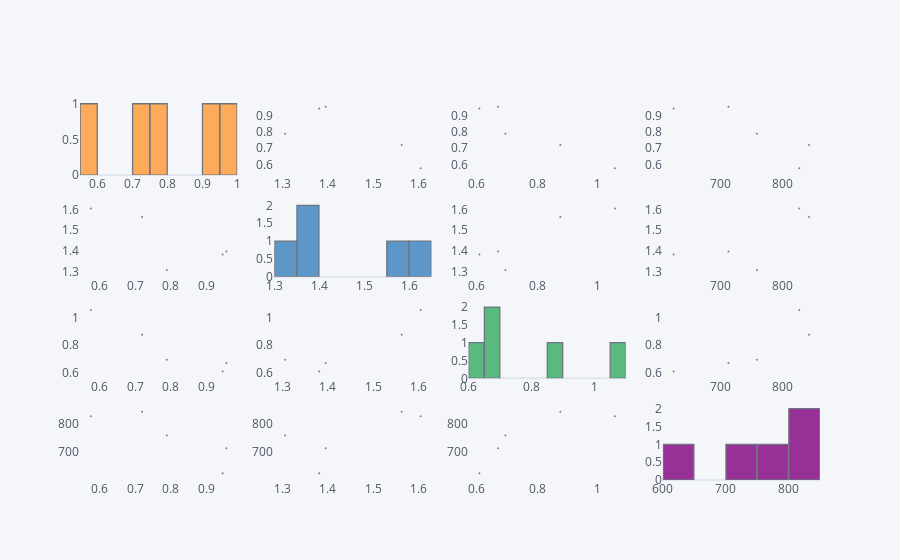

Notebook cell for this chart:
### Code cell
df.scatter_matrix()

### Figure 1 — Plotly figure (JSON) as saved in the notebook; plotly's stock layout.template omitted (floating-point values rounded to 4 significant figures)
{"data": [{"histfunc": "count", "histnorm": "", "marker": {"color": "rgba(255, 153, 51, 1.0)", "line": {"color": "#4D5663", "width": 1.3}}, "name": "cool", "nbinsx": 10, "opacity": 0.8, "orientation": "v", "type": "histogram", "x": [0.5768, 0.7195, 0.7885, 0.9546, 0.9443], "xaxis": "x", "yaxis": "y"}, {"line": {"color": "rgba(128, 128, 128, 1.0)", "dash": "solid", "shape": "linear", "width": 1.3}, "marker": {"size": 2, "symbol": "circle"}, "mode": "markers", "name": "cool", "text": "", "type": "scatter", "x": [1.605, 1.563, 1.307, 1.396, 1.382], "xaxis": "x2", "y": [0.5768, 0.7195, 0.7885, 0.9546, 0.9443], "yaxis": "y2"}, {"line": {"color": "rgba(128, 128, 128, 1.0)", "dash": "solid", "shape": "linear", "width": 1.3}, "marker": {"size": 2, "symbol": "circle"}, "mode": "markers", "name": "cool", "text": "", "type": "scatter", "x": [1.056, 0.8759, 0.6947, 0.6704, 0.6086], "xaxis": "x3", "y": [0.5768, 0.7195, 0.7885, 0.9546, 0.9443], "yaxis": "y3"}, {"line": {"color": "rgba(128, 128, 128, 1.0)", "dash": "solid", "shape": "linear", "width": 1.3}, "marker": {"size": 2, "symbol": "circle"}, "mode": "markers", "name": "cool", "text": "", "type": "scatter", "x": [826.5, 842.3, 758.5, 712.9, 625.0], "xaxis": "x4", "y": [0.5768, 0.7195, 0.7885, 0.9546, 0.9443], "yaxis": "y4"}, {"line": {"color": "rgba(128, 128, 128, 1.0)", "dash": "solid", "shape": "linear", "width": 1.3}, "marker": {"size": 2, "symbol": "circle"}, "mode": "markers", "name": "useful", "text": "", "type": "scatter", "x": [0.5768, 0.7195, 0.7885, 0.9546, 0.9443], "xaxis": "x5", "y": [1.605, 1.563, 1.307, 1.396, 1.382], "yaxis": "y5"}, {"histfunc": "count", "histnorm": "", "marker": {"color": "rgba(55, 128, 191, 1.0)", "line": {"color": "#4D5663", "width": 1.3}}, "name": "useful", "nbinsx": 10, "opacity": 0.8, "orientation": "v", "type": "histogram", "x": [1.605, 1.563, 1.307, 1.396, 1.382], "xaxis": "x6", "yaxis": "y6"}, {"line": {"color": "rgba(128, 128, 128, 1.0)", "dash": "solid", "shape": "linear", "width": 1.3}, "marker": {"size": 2, "symbol": "circle"}, "mode": "markers", "name": "useful", "text": "", "type": "scatter", "x": [1.056, 0.8759, 0.6947, 0.6704, 0.6086], "xaxis": "x7", "y": [1.605, 1.563, 1.307, 1.396, 1.382], "yaxis": "y7"}, {"line": {"color": "rgba(128, 128, 128, 1.0)", "dash": "solid", "shape": "linear", "width": 1.3}, "marker": {"size": 2, "symbol": "circle"}, "mode": "markers", "name": "useful", "text": "", "type": "scatter", "x": [826.5, 842.3, 758.5, 712.9, 625.0], "xaxis": "x8", "y": [1.605, 1.563, 1.307, 1.396, 1.382], "yaxis": "y8"}, {"line": {"color": "rgba(128, 128, 128, 1.0)", "dash": "solid", "shape": "linear", "width": 1.3}, "marker": {"size": 2, "symbol": "circle"}, "mode": "markers", "name": "funny", "text": "", "type": "scatter", "x": [0.5768, 0.7195, 0.7885, 0.9546, 0.9443], "xaxis": "x9", "y": [1.056, 0.8759, 0.6947, 0.6704, 0.6086], "yaxis": "y9"}, {"line": {"color": "rgba(128, 128, 128, 1.0)", "dash": "solid", "shape": "linear", "width": 1.3}, "marker": {"size": 2, "symbol": "circle"}, "mode": "markers", "name": "funny", "text": "", "type": "scatter", "x": [1.605, 1.563, 1.307, 1.396, 1.382], "xaxis": "x10", "y": [1.056, 0.8759, 0.6947, 0.6704, 0.6086], "yaxis": "y10"}, {"histfunc": "count", "histnorm": "", "marker": {"color": "rgba(50, 171, 96, 1.0)", "line": {"color": "#4D5663", "width": 1.3}}, "name": "funny", "nbinsx": 10, "opacity": 0.8, "orientation": "v", "type": "histogram", "x": [1.056, 0.8759, 0.6947, 0.6704, 0.6086], "xaxis": "x11", "yaxis": "y11"}, {"line": {"color": "rgba(128, 128, 128, 1.0)", "dash": "solid", "shape": "linear", "width": 1.3}, "marker": {"size": 2, "symbol": "circle"}, "mode": "markers", "name": "funny", "text": "", "type": "scatter", "x": [826.5, 842.3, 758.5, 712.9, 625.0], "xaxis": "x12", "y": [1.056, 0.8759, 0.6947, 0.6704, 0.6086], "yaxis": "y12"}, {"line": {"color": "rgba(128, 128, 128, 1.0)", "dash": "solid", "shape": "linear", "width": 1.3}, "marker": {"size": 2, "symbol": "circle"}, "mode": "markers", "name": "text length", "text": "", "type": "scatter", "x": [0.5768, 0.7195, 0.7885, 0.9546, 0.9443], "xaxis": "x13", "y": [826.5, 842.3, 758.5, 712.9, 625.0], "yaxis": "y13"}, {"line": {"color": "rgba(128, 128, 128, 1.0)", "dash": "solid", "shape": "linear", "width": 1.3}, "marker": {"size": 2, "symbol": "circle"}, "mode": "markers", "name": "text length", "text": "", "type": "scatter", "x": [1.605, 1.563, 1.307, 1.396, 1.382], "xaxis": "x14", "y": [826.5, 842.3, 758.5, 712.9, 625.0], "yaxis": "y14"}, {"line": {"color": "rgba(128, 128, 128, 1.0)", "dash": "solid", "shape": "linear", "width": 1.3}, "marker": {"size": 2, "symbol": "circle"}, "mode": "markers", "name": "text length", "text": "", "type": "scatter", "x": [1.056, 0.8759, 0.6947, 0.6704, 0.6086], "xaxis": "x15", "y": [826.5, 842.3, 758.5, 712.9, 625.0], "yaxis": "y15"}, {"histfunc": "count", "histnorm": "", "marker": {"color": "rgba(128, 0, 128, 1.0)", "line": {"color": "#4D5663", "width": 1.3}}, "name": "text length", "nbinsx": 10, "opacity": 0.8, "orientation": "v", "type": "histogram", "x": [826.5, 842.3, 758.5, 712.9, 625.0], "xaxis": "x16", "yaxis": "y16"}], "layout": {"bargap": 0.02, "legend": {"bgcolor": "#F5F6F9", "font": {"color": "#4D5663"}}, "paper_bgcolor": "#F5F6F9", "plot_bgcolor": "#F5F6F9", "showlegend": false, "title": {"font": {"color": "#4D5663"}}, "xaxis": {"anchor": "y", "domain": [0, 0.2125], "gridcolor": "#E1E5ED", "showgrid": false, "tickfont": {"color": "#4D5663"}, "title": {"font": {"color": "#4D5663"}, "text": ""}, "zerolinecolor": "#E1E5ED"}, "xaxis10": {"anchor": "y10", "domain": [0.2625, 0.475], "gridcolor": "#E1E5ED", "showgrid": false, "tickfont": {"color": "#4D5663"}, "title": {"font": {"color": "#4D5663"}, "text": ""}, "zerolinecolor": "#E1E5ED"}, "xaxis11": {"anchor": "y11", "domain": [0.525, 0.7375], "gridcolor": "#E1E5ED", "showgrid": false, "tickfont": {"color": "#4D5663"}, "title": {"font": {"color": "#4D5663"}, "text": ""}, "zerolinecolor": "#E1E5ED"}, "xaxis12": {"anchor": "y12", "domain": [0.7875, 1], "gridcolor": "#E1E5ED", "showgrid": false, "tickfont": {"color": "#4D5663"}, "title": {"font": {"color": "#4D5663"}, "text": ""}, "zerolinecolor": "#E1E5ED"}, "xaxis13": {"anchor": "y13", "domain": [0, 0.2125], "gridcolor": "#E1E5ED", "showgrid": false, "tickfont": {"color": "#4D5663"}, "title": {"font": {"color": "#4D5663"}, "text": ""}, "zerolinecolor": "#E1E5ED"}, "xaxis14": {"anchor": "y14", "domain": [0.2625, 0.475], "gridcolor": "#E1E5ED", "showgrid": false, "tickfont": {"color": "#4D5663"}, "title": {"font": {"color": "#4D5663"}, "text": ""}, "zerolinecolor": "#E1E5ED"}, "xaxis15": {"anchor": "y15", "domain": [0.525, 0.7375], "gridcolor": "#E1E5ED", "showgrid": false, "tickfont": {"color": "#4D5663"}, "title": {"font": {"color": "#4D5663"}, "text": ""}, "zerolinecolor": "#E1E5ED"}, "xaxis16": {"anchor": "y16", "domain": [0.7875, 1], "gridcolor": "#E1E5ED", "showgrid": false, "tickfont": {"color": "#4D5663"}, "title": {"font": {"color": "#4D5663"}, "text": ""}, "zerolinecolor": "#E1E5ED"}, "xaxis2": {"anchor": "y2", "domain": [0.2625, 0.475], "gridcolor": "#E1E5ED", "showgrid": false, "tickfont": {"color": "#4D5663"}, "title": {"font": {"color": "#4D5663"}, "text": ""}, "zerolinecolor": "#E1E5ED"}, "xaxis3": {"anchor": "y3", "domain": [0.525, 0.7375], "gridcolor": "#E1E5ED", "showgrid": false, "tickfont": {"color": "#4D5663"}, "title": {"font": {"color": "#4D5663"}, "text": ""}, "zerolinecolor": "#E1E5ED"}, "xaxis4": {"anchor": "y4", "domain": [0.7875, 1], "gridcolor": "#E1E5ED", "showgrid": false, "tickfont": {"color": "#4D5663"}, "title": {"font": {"color": "#4D5663"}, "text": ""}, "zerolinecolor": "#E1E5ED"}, "xaxis5": {"anchor": "y5", "domain": [0, 0.2125], "gridcolor": "#E1E5ED", "showgrid": false, "tickfont": {"color": "#4D5663"}, "title": {"font": {"color": "#4D5663"}, "text": ""}, "zerolinecolor": "#E1E5ED"}, "xaxis6": {"anchor": "y6", "domain": [0.2625, 0.475], "gridcolor": "#E1E5ED", "showgrid": false, "tickfont": {"color": "#4D5663"}, "title": {"font": {"color": "#4D5663"}, "text": ""}, "zerolinecolor": "#E1E5ED"}, "xaxis7": {"anchor": "y7", "domain": [0.525, 0.7375], "gridcolor": "#E1E5ED", "showgrid": false, "tickfont": {"color": "#4D5663"}, "title": {"font": {"color": "#4D5663"}, "text": ""}, "zerolinecolor": "#E1E5ED"}, "xaxis8": {"anchor": "y8", "domain": [0.7875, 1], "gridcolor": "#E1E5ED", "showgrid": false, "tickfont": {"color": "#4D5663"}, "title": {"font": {"color": "#4D5663"}, "text": ""}, "zerolinecolor": "#E1E5ED"}, "xaxis9": {"anchor": "y9", "domain": [0, 0.2125], "gridcolor": "#E1E5ED", "showgrid": false, "tickfont": {"color": "#4D5663"}, "title": {"font": {"color": "#4D5663"}, "text": ""}, "zerolinecolor": "#E1E5ED"}, "yaxis": {"anchor": "x", "domain": [0.8025, 1], "gridcolor": "#E1E5ED", "showgrid": false, "tickfont": {"color": "#4D5663"}, "title": {"font": {"color": "#4D5663"}, "text": ""}, "zerolinecolor": "#E1E5ED"}, "yaxis10": {"anchor": "x10", "domain": [0.2675, 0.465], "gridcolor": "#E1E5ED", "showgrid": false, "tickfont": {"color": "#4D5663"}, "title": {"font": {"color": "#4D5663"}, "text": ""}, "zerolinecolor": "#E1E5ED"}, "yaxis11": {"anchor": "x11", "domain": [0.2675, 0.465], "gridcolor": "#E1E5ED", "showgrid": false, "tickfont": {"color": "#4D5663"}, "title": {"font": {"color": "#4D5663"}, "text": ""}, "zerolinecolor": "#E1E5ED"}, "yaxis12": {"anchor": "x12", "domain": [0.2675, 0.465], "gridcolor": "#E1E5ED", "showgrid": false, "tickfont": {"color": "#4D5663"}, "title": {"font": {"color": "#4D5663"}, "text": ""}, "zerolinecolor": "#E1E5ED"}, "yaxis13": {"anchor": "x13", "domain": [0, 0.1975], "gridcolor": "#E1E5ED", "showgrid": false, "tickfont": {"color": "#4D5663"}, "title": {"font": {"color": "#4D5663"}, "text": ""}, "zerolinecolor": "#E1E5ED"}, "yaxis14": {"anchor": "x14", "domain": [0, 0.1975], "gridcolor": "#E1E5ED", "showgrid": false, "tickfont": {"color": "#4D5663"}, "title": {"font": {"color": "#4D5663"}, "text": ""}, "zerolinecolor": "#E1E5ED"}, "yaxis15": {"anchor": "x15", "domain": [0, 0.1975], "gridcolor": "#E1E5ED", "showgrid": false, "tickfont": {"color": "#4D5663"}, "title": {"font": {"color": "#4D5663"}, "text": ""}, "zerolinecolor": "#E1E5ED"}, "yaxis16": {"anchor": "x16", "domain": [0, 0.1975], "gridcolor": "#E1E5ED", "showgrid": false, "tickfont": {"color": "#4D5663"}, "title": {"font": {"color": "#4D5663"}, "text": ""}, "zerolinecolor": "#E1E5ED"}, "yaxis2": {"anchor": "x2", "domain": [0.8025, 1], "gridcolor": "#E1E5ED", "showgrid": false, "tickfont": {"color": "#4D5663"}, "title": {"font": {"color": "#4D5663"}, "text": ""}, "zerolinecolor": "#E1E5ED"}, "yaxis3": {"anchor": "x3", "domain": [0.8025, 1], "gridcolor": "#E1E5ED", "showgrid": false, "tickfont": {"color": "#4D5663"}, "title": {"font": {"color": "#4D5663"}, "text": ""}, "zerolinecolor": "#E1E5ED"}, "yaxis4": {"anchor": "x4", "domain": [0.8025, 1], "gridcolor": "#E1E5ED", "showgrid": false, "tickfont": {"color": "#4D5663"}, "title": {"font": {"color": "#4D5663"}, "text": ""}, "zerolinecolor": "#E1E5ED"}, "yaxis5": {"anchor": "x5", "domain": [0.535, 0.7325], "gridcolor": "#E1E5ED", "showgrid": false, "tickfont": {"color": "#4D5663"}, "title": {"font": {"color": "#4D5663"}, "text": ""}, "zerolinecolor": "#E1E5ED"}, "yaxis6": {"anchor": "x6", "domain": [0.535, 0.7325], "gridcolor": "#E1E5ED", "showgrid": false, "tickfont": {"color": "#4D5663"}, "title": {"font": {"color": "#4D5663"}, "text": ""}, "zerolinecolor": "#E1E5ED"}, "yaxis7": {"anchor": "x7", "domain": [0.535, 0.7325], "gridcolor": "#E1E5ED", "showgrid": false, "tickfont": {"color": "#4D5663"}, "title": {"font": {"color": "#4D5663"}, "text": ""}, "zerolinecolor": "#E1E5ED"}, "yaxis8": {"anchor": "x8", "domain": [0.535, 0.7325], "gridcolor": "#E1E5ED", "showgrid": false, "tickfont": {"color": "#4D5663"}, "title": {"font": {"color": "#4D5663"}, "text": ""}, "zerolinecolor": "#E1E5ED"}, "yaxis9": {"anchor": "x9", "domain": [0.2675, 0.465], "gridcolor": "#E1E5ED", "showgrid": false, "tickfont": {"color": "#4D5663"}, "title": {"font": {"color": "#4D5663"}, "text": ""}, "zerolinecolor": "#E1E5ED"}}}
